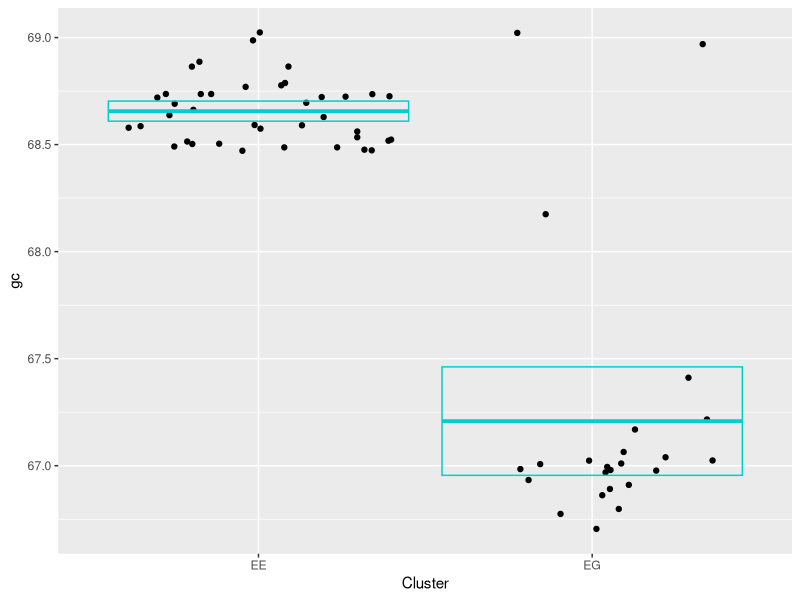
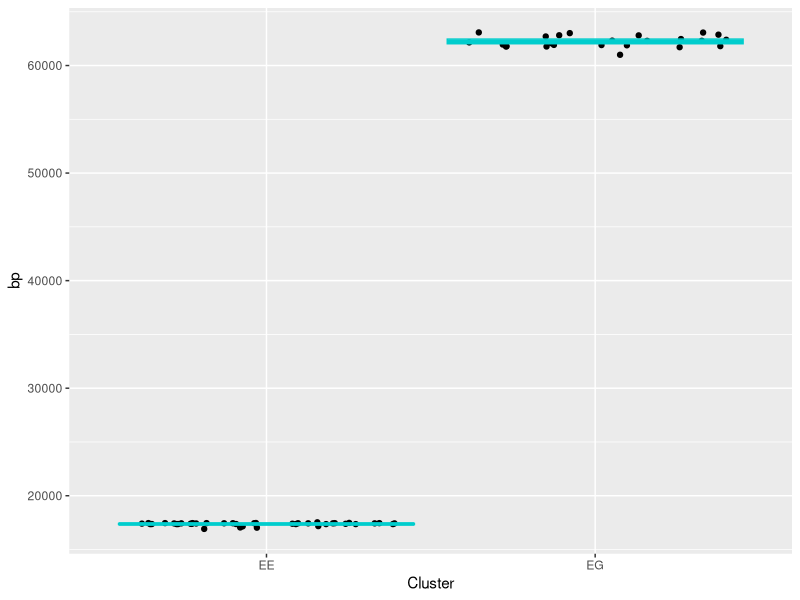

The R script that drew these images, in order:
## Loading Libraries 

library(tidyverse)

library(readxl)

## Creating Data 

phages <- read_excel("Phage_Data.xlsx")

phages

## Creating Graphs 

phages_sum_gc <-
  phages %>% 
  group_by(Cluster) %>% 
  summarize( 
    sampl_size = n(), 
    mean_gc = mean(gc),
    str_dev = sd(gc),
    var = var(gc),
    sem = sd(gc) / sqrt(n()), 
    ci_upper = mean_gc + 2 * sem, 
    ci_lower = mean_gc - 2 * sem, 
  ) 

phages_sum_gc 

phages_sum_bp <- 
  phages %>% 
  group_by(Cluster) %>% 
  summarize( 
    sampl_size = n(), 
    mean_bp = mean(bp), 
    str_dev = sd(bp), 
    var = var(bp), 
    sem = sd(bp) / sqrt(n()), 
    ci_upper = mean_bp + 2 * sem,
    ci_lower = mean_bp - 2 * sem, 
  ) 

phages_sum_bp 

## Creating Graphs 

ggplot(data = phages) + 
  geom_jitter(mapping = aes(x = Cluster, y = gc)) + 
  geom_crossbar( 
    data = phages_sum_gc, 
    mapping = aes(x = Cluster, y = mean_gc, ymax = ci_upper, ymin = ci_lower),
    color = "cyan3"
  )

ggplot(data = phages) + 
  geom_jitter(mapping = aes(x = Cluster, y = bp)) + 
  geom_crossbar(
    data = phages_sum_bp, 
    mapping = aes(x = Cluster, y = mean_bp, ymax = ci_upper, ymin = ci_lower), 
    color = "cyan3" 
  ) 

